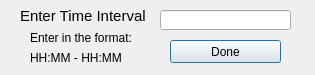
<?xml version="1.0" encoding="UTF-8"?>
<ui version="4.0">
 <class>Dialog</class>
 <widget class="QDialog" name="Dialog">
  <property name="geometry">
   <rect>
    <x>0</x>
    <y>0</y>
    <width>315</width>
    <height>75</height>
   </rect>
  </property>
  <property name="windowTitle">
   <string>Time Slot</string>
  </property>
  <widget class="QPushButton" name="btn_done">
   <property name="geometry">
    <rect>
     <x>170</x>
     <y>40</y>
     <width>111</width>
     <height>23</height>
    </rect>
   </property>
   <property name="text">
    <string>Done</string>
   </property>
  </widget>
  <widget class="QLabel" name="lbl_timeinterval">
   <property name="geometry">
    <rect>
     <x>20</x>
     <y>0</y>
     <width>131</width>
     <height>31</height>
    </rect>
   </property>
   <property name="font">
    <font>
     <pointsize>11</pointsize>
    </font>
   </property>
   <property name="text">
    <string>Enter Time Interval</string>
   </property>
  </widget>
  <widget class="QLabel" name="label">
   <property name="geometry">
    <rect>
     <x>30</x>
     <y>30</y>
     <width>151</width>
     <height>16</height>
    </rect>
   </property>
   <property name="font">
    <font>
     <pointsize>9</pointsize>
    </font>
   </property>
   <property name="text">
    <string>Enter in the format:</string>
   </property>
  </widget>
  <widget class="QLabel" name="label_2">
   <property name="geometry">
    <rect>
     <x>30</x>
     <y>50</y>
     <width>91</width>
     <height>16</height>
    </rect>
   </property>
   <property name="font">
    <font>
     <pointsize>9</pointsize>
    </font>
   </property>
   <property name="text">
    <string>HH:MM - HH:MM</string>
   </property>
  </widget>
  <widget class="QLineEdit" name="lne_interval">
   <property name="geometry">
    <rect>
     <x>160</x>
     <y>10</y>
     <width>131</width>
     <height>20</height>
    </rect>
   </property>
  </widget>
 </widget>
 <resources/>
 <connections>
  <connection>
   <sender>btn_done</sender>
   <signal>clicked()</signal>
   <receiver>Dialog</receiver>
   <slot>close()</slot>
   <hints>
    <hint type="sourcelabel">
     <x>259</x>
     <y>49</y>
    </hint>
    <hint type="destinationlabel">
     <x>296</x>
     <y>36</y>
    </hint>
   </hints>
  </connection>
 </connections>
</ui>
